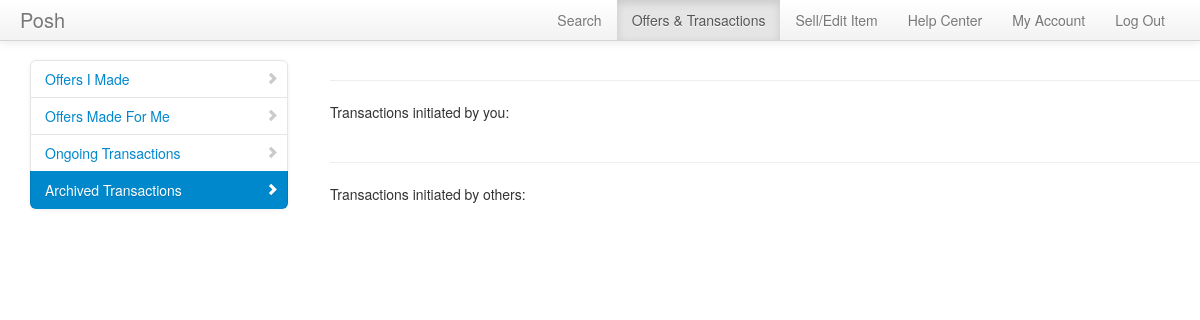
The app's page /transactions/archived.php (signed in), older data.
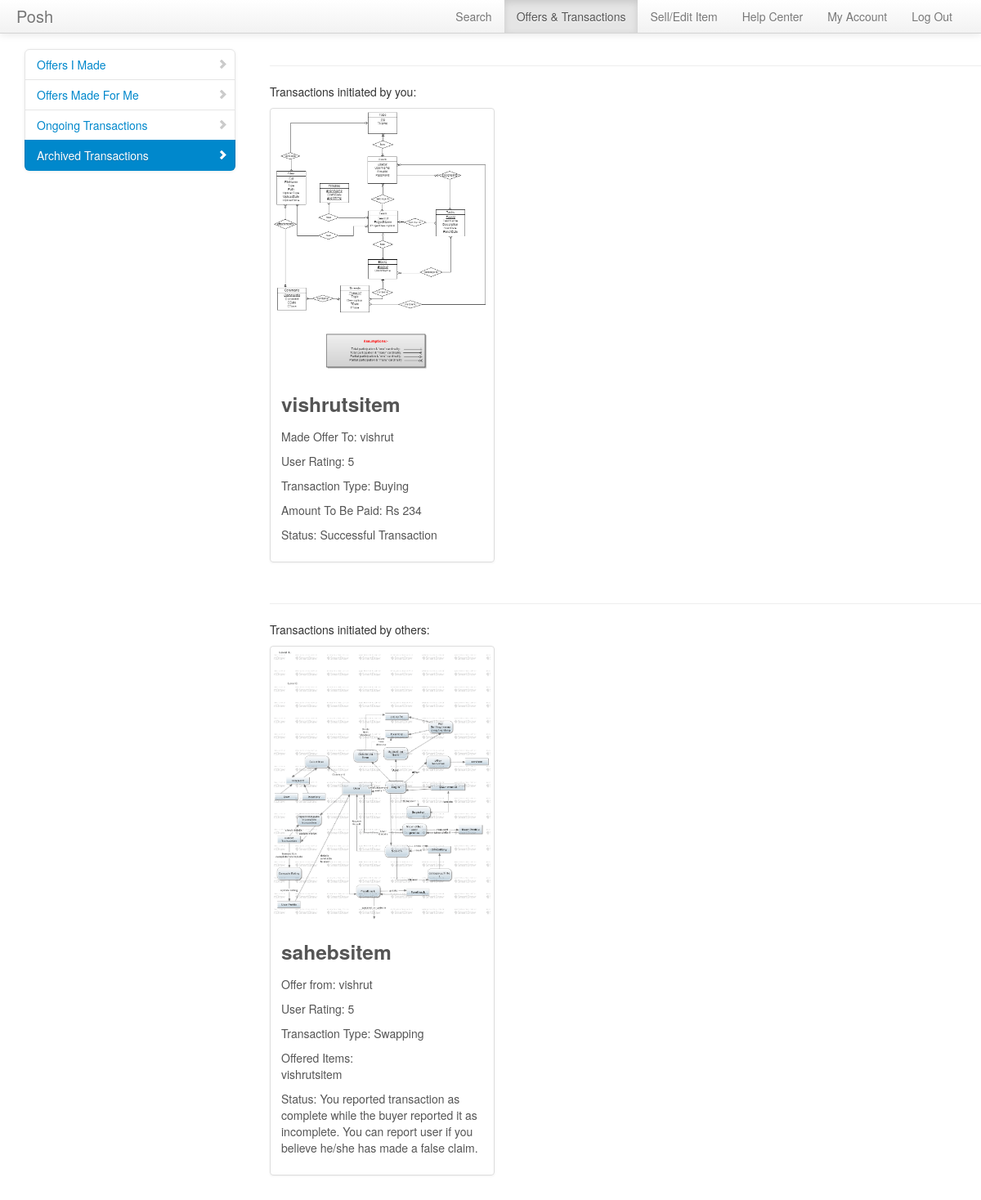
The same page, newer data.
### tables this page shows
CREATE TABLE IF NOT EXISTS `offerdetails` (
  `offerid` int(10) NOT NULL AUTO_INCREMENT,
  `buyer` varchar(20) NOT NULL,
  `seller` varchar(20) NOT NULL,
  `ssr` varchar(10) NOT NULL,
  `sellingitem` int(10) NOT NULL,
  `offereditem1` int(10) DEFAULT NULL,
  `offereditem2` int(10) DEFAULT NULL,
  `offereditem3` int(10) DEFAULT NULL,
  `offereditem4` int(10) DEFAULT NULL,
  `cash` int(10) DEFAULT NULL,
  `timestamp` timestamp NOT NULL DEFAULT CURRENT_TIMESTAMP,
  `accepted` int(3) DEFAULT '0',
  PRIMARY KEY (`offerid`),
  KEY `seller` (`seller`),
  KEY `offereditem1` (`offereditem1`),
  KEY `offereditem2` (`offereditem2`),
  KEY `offereditem3` (`offereditem3`),
  KEY `offereditem4` (`offereditem4`),
  KEY `sellingitem` (`sellingitem`),
  KEY `buyer` (`buyer`)
);

CREATE TABLE IF NOT EXISTS `inventory` (
  `itemid` int(10) NOT NULL AUTO_INCREMENT,
  `owner` varchar(20) NOT NULL,
  `itemname` varchar(40) NOT NULL,
  `category` varchar(40) NOT NULL,
  `addedon` timestamp NOT NULL DEFAULT CURRENT_TIMESTAMP,
  `pricetag` int(10) NOT NULL,
  `description` varchar(500) NOT NULL,
  `condition` varchar(20) NOT NULL,
  `image` varchar(30) DEFAULT NULL,
  PRIMARY KEY (`itemid`),
  KEY `owner` (`owner`)
);

CREATE TABLE IF NOT EXISTS `users` (
  `username` varchar(20) NOT NULL,
  `studentid` int(10) NOT NULL,
  `email` varchar(40) NOT NULL,
  `firstname` varchar(40) NOT NULL,
  `lastname` varchar(40) NOT NULL,
  `roomno` int(3) NOT NULL,
  `wing` varchar(1) NOT NULL,
  `rating` float NOT NULL,
  `password` varchar(20) NOT NULL,
  `confirmed` int(1) NOT NULL,
  `ratingno` int(11) DEFAULT '1',
  `random` int(11) DEFAULT NULL,
  PRIMARY KEY (`username`)
);

### meekrodb.2.1.class.php (called while the page is built, shortened)
<?php
class DB {
  protected static $mdb = null;
  public static function getMDB() {
    $mdb = DB::$mdb;
    if ($mdb === null) {
      $mdb = DB::$mdb = new MeekroDB();
    }
    return $mdb;
  }
  public static function query() { $args = func_get_args(); return call_user_func_array(array(DB::getMDB(), 'query'), $args); }
}
class MeekroDB {
  public $dbName = '';
  public $user = '';
  public $password = '';
  public $host = 'localhost';
  public $port = null;
  public $encoding = 'latin1';
  public $queryMode = 'queryAllRows';
  public $param_char = '%';
  public $named_param_seperator = '_';
  public $internal_mysql = null;
  public function __construct($host=null, $user=null, $password=null, $dbName=null, $port=null, $encoding=null) {
    if ($host === null) $host = DB::$host;
    if ($user === null) $user = DB::$user;
    if ($password === null) $password = DB::$password;
    if ($dbName === null) $dbName = DB::$dbName;
    if ($port === null) $port = DB::$port;
    if ($encoding === null) $encoding = DB::$encoding;
    $this->host = $host;
    $this->user = $user;
    $this->password = $password;
    $this->dbName = $dbName;
    $this->port = $port;
    $this->encoding = $encoding;
  }
  public function get() {
    $mysql = $this->internal_mysql;
    if ($mysql == null) {
      if (! $this->port) $this->port = ini_get('mysqli.default_port');
      $mysql = new mysqli($this->host, $this->user, $this->password, $this->dbName, $this->port);
      $mysql->set_charset($this->encoding);
      $this->internal_mysql = $mysql;
    }
    return $mysql;
  }
  public function escape($str) {
    $db = $this->get();
    return $db->real_escape_string($str);
  }
  protected function prependCall($function, $args, $prepend) {
    array_unshift($args, $prepend);
    return call_user_func_array($function, $args);
  }
  protected function wrapStr($strOrArray, $wrapChar, $escape = false) {
    if (! is_array($strOrArray)) {
      if ($escape) return $wrapChar . $this->escape($strOrArray) . $wrapChar;
      else return $wrapChar . $strOrArray . $wrapChar;
    } else {
      $R = array();
      foreach ($strOrArray as $element) {
        $R[] = $this->wrapStr($element, $wrapChar, $escape);
      }
      return $R;
    }
  }
  public function parseQueryParamsNew() {
    $args = func_get_args();
    $sql = array_shift($args);
    $args_all = $args;
    $posList = array();
    $pos_adj = 0;
    $param_char_length = strlen($this->param_char);
    $named_seperator_length = strlen($this->named_param_seperator);
    $types = array(
      $this->param_char . 'll',
      $this->param_char . 'ls',
      $this->param_char . 'l',
      $this->param_char . 'li',
      $this->param_char . 'ld',
      $this->param_char . 'lb',
      $this->param_char . 's',
      $this->param_char . 'i',
      $this->param_char . 'd',
      $this->param_char . 'b',
      $this->param_char . 'ss'
    );
    foreach ($types as $type) {
      $lastPos = 0;
      while (($pos = strpos($sql, $type, $lastPos)) !== false) {
        $lastPos = $pos + 1;
        $posList[$pos] = $type;
      }
    }
    ksort($posList);
    foreach ($posList as $pos => $type) {
      $type = substr($type, $param_char_length);
      $length_type = strlen($type) + $param_char_length;
      $new_pos = $pos + $pos_adj;
      $new_pos_back = $new_pos + $length_type;
      if ($arg_number_length = strspn($sql, '0123456789', $new_pos_back)) {
        $arg_number = substr($sql, $new_pos_back, $arg_number_length);
        if (! isset($args_all[$arg_number])) $this->nonSQLError("Non existent argument reference (arg $arg_number): $sql");
        $arg = $args_all[$arg_number];
      } else {
        $arg = array_shift($args);
      }
      if (in_array($type, array('s', 'i', 'd', 'b', 'l'))) {
        $array_type = false;
        $arg = array($arg);
        $type = 'l' . $type;
      } else if ($type == 'ss') {
        $result = "'%" . $this->escape(str_replace(array('%', '_'), array('\%', '\_'), $arg)) . "%'";
      } else {
        $array_type = true;
        if (! is_array($arg)) $this->nonSQLError("Badly formatted SQL query: $sql -- expecting array, but didn't get one!");
      }
      if ($type == 'ls') $result = $this->wrapStr($arg, "'", true);
      else if ($type == 'li') $result = array_map('intval', $arg);
      else if ($type == 'ld') $result = array_map('floatval', $arg);
      else if ($type == 'lb') $result = array_map(array($this, 'formatTableName'), $arg);
      else if ($type == 'll') $result = $arg;
      else if (! $result) $this->nonSQLError("Badly formatted SQL query: $sql");
      if (is_array($result)) {
        if (! $array_type) $result = $result[0];
        else $result = '(' . implode(',', $result) . ')';
      }
      $sql = substr_replace($sql, $result, $new_pos, $length_type + $arg_number_length);
      $pos_adj += strlen($result) - ($length_type + $arg_number_length);
    }
    return $sql;
  }
  public function parseQueryParams() {
    $args = func_get_args();
    if (is_string($args[1]) && preg_match('/^[is]+$/', $args[1]) && substr_count($args[0], '?') > 0)
      return call_user_func_array(array($this, 'parseQueryParamsOld'), $args);
    else
      return call_user_func_array(array($this, 'parseQueryParamsNew'), $args);
  }
  public function query() {
    $args = func_get_args();
    if ($this->queryMode == 'buffered' || $this->queryMode == 'unbuffered') {
      return $this->prependCall(array($this, 'queryHelper'), $args, $this->queryMode);
    } else {
      return call_user_func_array(array($this, 'queryAllRows'), $args);
    }
  }
  public function queryUnbuf() { $args = func_get_args(); return $this->prependCall(array($this, 'queryHelper'), $args, 'unbuffered'); }
  protected function queryHelper() {
    $args = func_get_args();
    $type = array_shift($args);
    $is_buffered = ($type == 'buffered');
    $is_null = ($type == 'null');
    $sql = call_user_func_array(array($this, 'parseQueryParams'), $args);
    $db = $this->get();
    $result = $db->query($sql, $is_buffered ? MYSQLI_STORE_RESULT : MYSQLI_USE_RESULT);
    return $result;
  }
  public function queryAllRows() {
    $args = func_get_args();
    $query = call_user_func_array(array($this, 'queryUnbuf'), $args);
    $result = $this->fetchAllRows($query);
    return $result;
  }
  protected function checkError() {
    return false;
  }
  public function fetchRow($result = null) {
    return $result->fetch_assoc();
  }
  public function fetchAllRows($result = null) {
    $A = array();
    while ($row = $this->fetchRow($result)) {
      $A[] = $row;
    }
    return $A;
  }
}
?>

### transactions/archived.php (the view, shortened to what this page needs)
<!DOCTYPE html>
<html lang="en">
  <head>
    <link href="../bootstrap/css/bootstrap.css" rel="stylesheet">
	<link href="../bootstrap/css/docs.css" rel="stylesheet">
    <link href="../bootstrap/css/bootstrap-responsive.css" rel="stylesheet">
	</head>
	<body>
		<div class="navbar navbar-fixed-top">
			<div class="navbar-inner">
				<div class="container" style="width: auto; padding: 0 20px;">
					<a class="brand" href="#">Posh</a>
					<ul class="nav pull-right">
						<li><a href="../search/searchhome.php">Search</a></li>
						<li   class="active"><a href="../manageoffers/listoffersbyme.php">Offers & Transactions</a></li>
						<li><a href="../inventory/viewitems.php">Sell/Edit Item</a></li>
						<li><a href="../helpcenter.php">Help Center</a></li>
						<li><a href="../userdetails.php">My Account</a></li>
						<li><a href="../login/logout.php">Log Out</a></li>
					</ul>
				</div>
			</div>
		</div>
		<div class="container" style="width: auto; padding: 20px 0px 0px 0px;">
			<div class="span3">
			<div class="row-fluid">
			<div class="bs-docs-sidebar">
				<ul class="nav nav-list bs-docs-sidenav">
					<li><a href="../manageoffers/listoffersbyme.php"><i class="icon-chevron-right"></i>Offers I Made</a></li>
					<li ><a href="../manageoffers/listoffersforme.php"><i class="icon-chevron-right"></i>Offers Made For Me</a></li>
					<li ><a href="../transactions/viewongoing.php"><i class="icon-chevron-right"></i>Ongoing Transactions</a></li>
					<li  class="active"><a href=""><i class="icon-chevron-right"></i>Archived Transactions</a></li>
				</ul>
			</div>
			</div>
			</div>
			<div class="span9">
			<?php
			$tbl_name = "offerdetails";
			$offers = DB::query("SELECT * FROM $tbl_name where seller=%s or buyer=%s",$_SESSION['username'],$_SESSION['username']);
			echo '<hr>';
			echo '<div class="row-fluid">';
						echo '<p>Transactions initiated by you: </p>';
			echo '<ul class="thumbnails">';
			foreach($offers as $offer){
				if($offer['accepted']!=0){
					$transaction = DB::query("SELECT * FROM transaction where transactionid=%i",$offer['offerid']);
				$transaction = $transaction[0];
				if(!($transaction['status']!='totalcompleted'&&$transaction['status']!='totalincomplete'&&$transaction['status']!='bisc'&&$transaction['status']!='bcsi')){
				$item = DB::query("SELECT * FROM inventory where itemid=%i",$offer['sellingitem']);
				$item = $item[0];
				if($item['owner']!=$_SESSION['username']){
						echo '<li class="span4">';
						echo '<div class="thumbnail">';
						echo '<img src="../upload/'.$item['image'].'" alt="">';
						echo '<div class="caption">';
						echo '<h3>'.$item['itemname'].'</h3>';
						echo '<p>Made Offer To: '.$offer['seller'].'</p>';
						echo '<p>User Rating: ';
						$user = DB::query("SELECT * from users where username=%s", $offer['seller']);
						$user = $user[0];
						echo round($user['rating'], 2);
						echo '</p>';
						if($offer['ssr']=='sell'){
							echo '<p>Transaction Type: Buying </p>';
							echo '<p>Amount To Be Paid: Rs '.$offer['cash'].'</p>';
						}
						if($transaction['status']=='totalcompleted')
						echo '<p>Status: Successful Transaction</p>';
						echo '</div>';
						echo '</div>';
						echo '</li>';
					}
				}
				}
			}
				echo '</ul>';
				echo '</div>';
			?>
			<?php
			$tbl_name = "offerdetails";
			$offers = DB::query("SELECT * FROM $tbl_name where seller=%s or buyer=%s",$_SESSION['username'],$_SESSION['username']);
			echo '<hr>';
			echo '<div class="row-fluid">';
			echo '<p>Transactions initiated by others: </p>';
			echo '<ul class="thumbnails">';
			foreach($offers as $offer){
				if($offer['accepted']!=0){
					$transaction = DB::query("SELECT * FROM transaction where transactionid=%i",$offer['offerid']);
				$transaction = $transaction[0];
				if(!($transaction['status']!='totalcompleted'&&$transaction['status']!='totalincomplete'&&$transaction['status']!='bisc'&&$transaction['status']!='bcsi')){
				$item = DB::query("SELECT * FROM inventory where itemid=%i",$offer['sellingitem']);
				$item = $item[0];
				if($item['owner']==$_SESSION['username']){
						echo '<li class="span4">';
						echo '<div class="thumbnail">';
						echo '<img src="../upload/'.$item['image'].'" alt="">';
						echo '<div class="caption">';
						echo '<h3>'.$item['itemname'].'</h3>';
						echo '<p>Offer from: '.$offer['buyer'].'</p>';
						echo '<p>User Rating: ';
						$user = DB::query("SELECT * from users where username=%s", $offer['buyer']);
						$user = $user[0];
						echo round($user['rating'], 2);
						echo '</p>';
						if($offer['ssr']=='swap'){
							echo '<p>Transaction Type: Swapping </p>';
							echo '<p>Offered Items: </br>';
							if($offer['offereditem1']!=''){
								$offereditem = DB::query("SELECT * FROM inventory where itemid=%i",$offer['offereditem1']);
								$offereditem = $offereditem[0];
								echo $offereditem['itemname'].'<br>';
							}
						}
						if($transaction['status']=='bisc')
						echo '<p>Status: You reported transaction as complete while the buyer reported it as incomplete. You can report user if you believe he/she has made a false claim.</p>';
						echo '</div>';
						echo '</div>';
						echo '</li>';
					}
				}}
			}
				echo '</ul>';
				echo '</div>';
			?>
			</div>
		</div>
  </body>
</html>

### transactions/archived.php (style rules this page uses)
body { padding-top: 40px; }

Row changes from the older to the newer data that the page shows:
added offerdetails: sellingitem.image (picture), sellingitem.itemname "vishrutsitem", seller "vishrut", seller.rating "5", cash "234"
added offerdetails: sellingitem.image (picture), sellingitem.itemname "sahebsitem", buyer "vishrut", buyer.rating "5", offereditem1.itemname "vishrutsitem"
